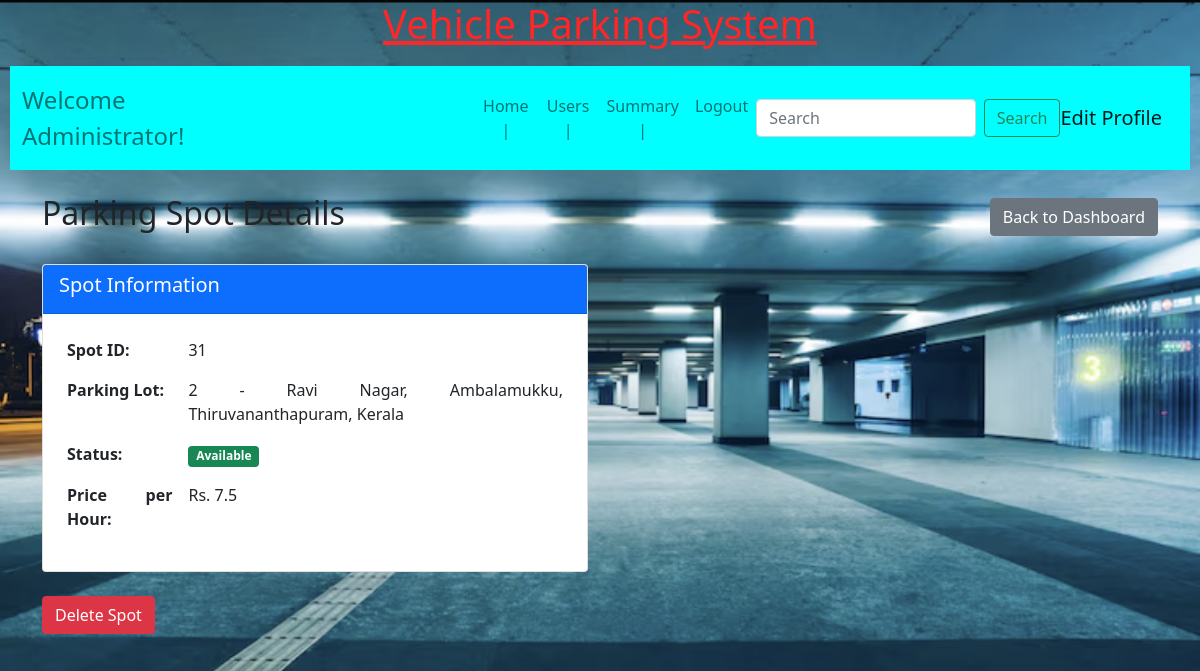
Screenshot of /view_spot_details/2/31/admin@parking.com with the database file from the repository.
### backend/models.py (models this page shows)
class Parking_Spot(db.Model): #db.Model is a predefined class which is inherited from SQLAlchemy. our class(here, Parking_Spot behaves like a data table) =>inheritance
    __tablename__="parking_spot"
    id=db.Column(db.Integer,primary_key=True)
    lot_id=db.Column(db.Integer,db.ForeignKey("parking_lot.id"),nullable=False)
    status=db.Column(db.String,default="A")
    reserve_parking_spot=db.relationship("Reserve_parking_spot",cascade="all,delete",backref="parking_spot",lazy=True)

class Parking_lot(db.Model):
    __tablename__="parking_lot"
    id=db.Column(db.Integer,primary_key=True)
    address=db.Column(db.String,nullable=False)
    price=db.Column(db.Float,nullable=False)
    pin_code=db.Column(db.Integer,nullable=False)
    maximum_number_of_spots=db.Column(db.Integer,nullable=False,default=0)
    parking_spot=db.relationship("Parking_Spot",cascade="all,delete",backref="parking_lot",lazy=True)

### backend/controllers.py (the view, shortened to what this page needs)
@app.route("/view_spot_details/<lid>/<sid>/<name>")
def view_spot_details(lid, sid, name):
    spot = get_spot(sid)
    lot = get_lot(lid)
    if not spot or not lot:
        return redirect(url_for("admindashboardfn", name=name, msg="Spot or lot not found"))
    vehicle_details = None
    booking_details = None
    return render_template("spot_details.html",
                         spot=spot,
                         lot=lot,
                         vehicle_details=vehicle_details,
                         name=name)

### backend/controllers.py (called while the page is built)
def get_lot(id):
    lot=Parking_lot.query.filter_by(id=id).first()
    return lot

def get_spot(id):
    spot=Parking_Spot.query.filter_by(id=id).first()
    return spot

### templates/spot_details.html (shortened to what this page needs)
{%extends "adminlayout.html"%}
{%block content%}
<div class="container mt-4">
    <div class="row">
        <div class="col-12">
            <div class="d-flex justify-content-between align-items-center mb-4">
                <h2> Parking Spot Details</h2>
                <a href="/admin/{{name}}" class="btn btn-secondary">
                     Back to Dashboard
                </a>
            </div>
        </div>
    </div>
    <div class="row mb-4">
        <div class="col-md-6">
            <div class="card">
                <div class="card-header bg-primary text-white">
                    <h5> Spot Information</h5>
                </div>
                <div class="card-body">
                    <table class="table table-borderless">
                        <tr>
                            <th>Spot ID:</th>
                            <td>{{spot.id}}</td>
                        </tr>
                        <tr>
                            <th>Parking Lot:</th>
                            <td>{{lot.id}} - {{lot.address}}</td>
                        </tr>
                        <tr>
                            <th>Status:</th>
                            <td>
                                {% if spot.status == "A" %}
                                    <span class="badge bg-success">Available</span>
                                {% elif spot.status == "O" %}
                                    <span class="badge bg-danger">Occupied</span>
                                {% else %}
                                    <span class="badge bg-secondary">{{spot.status}}</span>
                                {% endif %}
                            </td>
                        </tr>
                        <tr>
                            <th>Price per Hour:</th>
                            <td>Rs. {{lot.price}}</td>
                        </tr>
                    </table>
                </div>
            </div>
        </div>
    </div>
                    <div class="btn-group" role="group">
                        {% if spot.status == "A" %}
                        <a href="/delete_spot/{{lot.id}}/{{spot.id}}/{{name}}"
                           class="btn btn-danger"
                            <i class="fas fa-trash"></i> Delete Spot
                        </a>
                        {% endif %}
                    </div>
</div>
{% endblock %}

### static/styles/styles.css (style rules this page uses)
* { margin: 0px; }
html { background-image: url(/static/images/bkg1.png); background-size: cover; }

### rows the page displays
Parking_Spot: id "31"
Parking_lot: id "2", address "Ravi Nagar, Ambalamukku, Thiruvananthapuram, Kerala", price "7.5"
